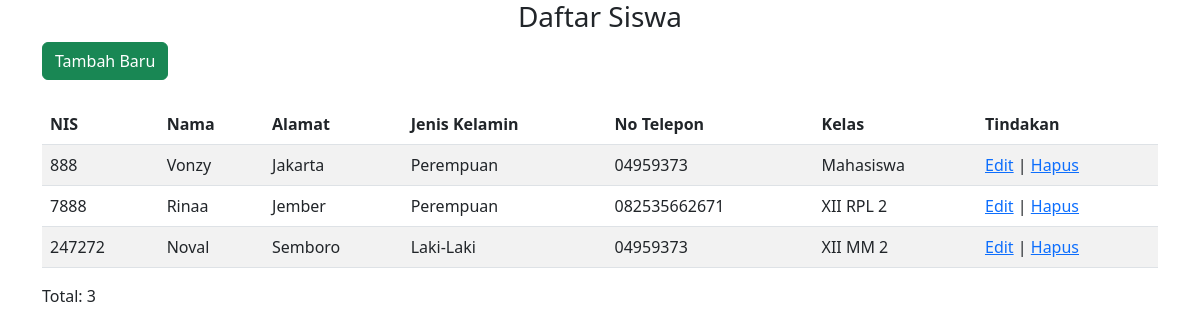
The page /ui/index.php on the database its author committed.
### tables this page shows
CREATE TABLE `siswa` (
  `nis` int(10) NOT NULL,
  `nama_lengkap` varchar(50) NOT NULL,
  `alamat` varchar(100) NOT NULL,
  `jenis_kelamin` varchar(15) NOT NULL,
  `no_telp` varchar(15) NOT NULL,
  `kelas` varchar(10) NOT NULL
);

### ui/index.php (the view, shortened to what this page needs)
<?php include('config.php');?>
<!DOCTYPE html>
<html lang="en">
<head>
    <link href="https://cdn.jsdelivr.net/npm/bootstrap@5.2.3/dist/css/bootstrap.min.css" rel="stylesheet">
</head>
<body>
<div class="container">
<div class="row">
<div class="col">
<header align="center"><h3>Daftar Siswa</h3></header>
<nav><a href="v_form.php"><button class="btn btn-success">Tambah Baru</button></a></nav>
<br>
<table cellpadding= "8" class="table table-striped table-hover">
<thead>
<tr>
<th>NIS</th>
<th>Nama</th>
<th>Alamat</th>
<th>Jenis Kelamin</th>
<th>No Telepon</th>
<th>Kelas</th>
<th>Tindakan</th>
</tr>
</thead>
<?php
$sql = "SELECT * FROM siswa";
$query = mysqli_query($db, $sql);
while($siswa = mysqli_fetch_array($query)){
    echo "<tr>";
    echo "<td>".$siswa['nis']."</td>";
    echo "<td>".$siswa['nama_lengkap']."</td>";
    echo "<td>".$siswa['alamat']."</td>";
    echo "<td>".$siswa['jenis_kelamin']."</td>";
    echo "<td>".$siswa['no_telp']."</td>";
    echo "<td>".$siswa['kelas']."</td>";
    echo "<td>";
    echo "<a href= 'v_edit.php?nis=".$siswa['nis']."'>Edit</a> | ";
    echo "<a href= 'hapus.php?nis=".$siswa['nis']."'>Hapus</a>";
    echo "</td>";
    echo "</tr>";
}
?>
</table>
<p>Total:
<?php echo mysqli_num_rows($query) ?>
</p>
</div>
</div>
</div>
</body>
</html>

### rows shown on the page
siswa: nis "888", nama_lengkap "Vonzy", alamat "Jakarta", jenis_kelamin "Perempuan", no_telp "04959373", kelas "Mahasiswa"
siswa: nis "7888", nama_lengkap "Rinaa", alamat "Jember", jenis_kelamin "Perempuan", no_telp "082535662671", kelas "XII RPL 2"
siswa: nis "247272", nama_lengkap "Noval", alamat "Semboro", jenis_kelamin "Laki-Laki", no_telp "04959373", kelas "XII MM 2"

### other values the page prints
mysqli_num_rows($query) "3"
